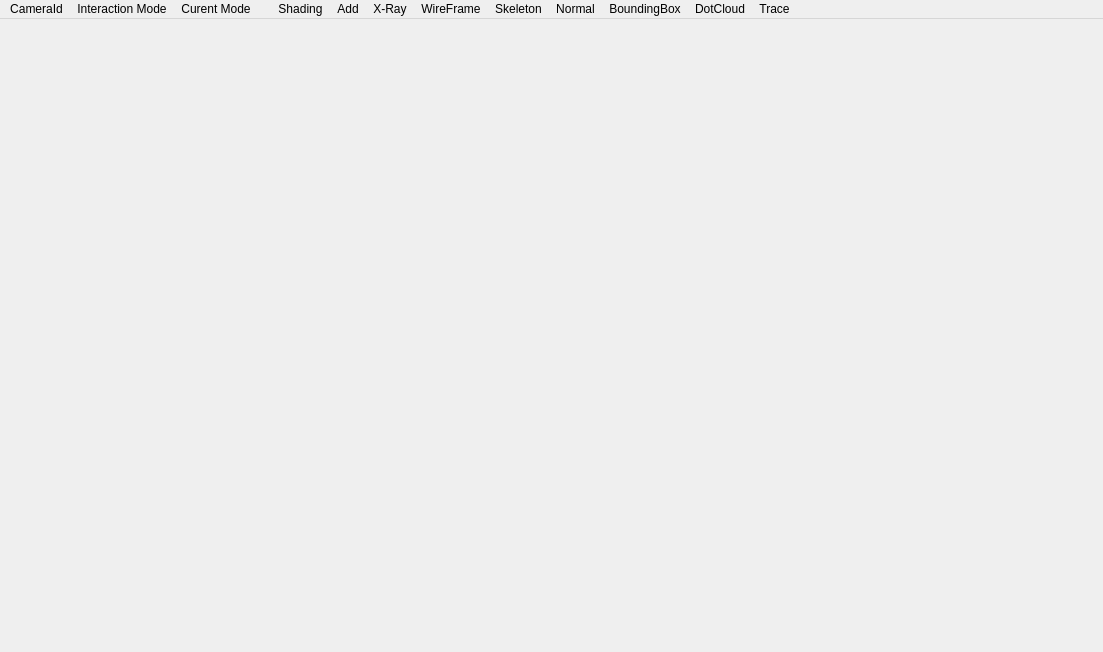
<?xml version="1.0" encoding="UTF-8"?>
<ui version="4.0">
 <class>MainWindow3dView</class>
 <widget class="QMainWindow" name="MainWindow3dView">
  <property name="geometry">
   <rect>
    <x>0</x>
    <y>0</y>
    <width>1103</width>
    <height>652</height>
   </rect>
  </property>
  <property name="windowTitle">
   <string>MainWindow</string>
  </property>
  <widget class="QWidget" name="centralwidget"/>
  <widget class="QMenuBar" name="menubar">
   <property name="geometry">
    <rect>
     <x>0</x>
     <y>0</y>
     <width>1103</width>
     <height>19</height>
    </rect>
   </property>
   <widget class="QMenu" name="menuShading">
    <property name="title">
     <string/>
    </property>
    <addaction name="actionSolid"/>
    <addaction name="actionLook_dev"/>
    <addaction name="actionRendered"/>
    <addaction name="actionNormal"/>
    <addaction name="actionDepth"/>
    <addaction name="actionVertexGroup"/>
    <addaction name="actionPnTriangle"/>
    <addaction name="separator"/>
    <addaction name="actionWireFrame"/>
    <addaction name="actionX_Rays"/>
    <addaction name="actionSkeleton"/>
    <addaction name="actionNormal_2"/>
    <addaction name="actionBoundingBox"/>
    <addaction name="actionDotCloud"/>
    <addaction name="actionIntersectRay"/>
   </widget>
   <widget class="QMenu" name="menuInteraction_Mode">
    <property name="title">
     <string>Interaction Mode</string>
    </property>
    <addaction name="actionObject_Mode"/>
    <addaction name="actionEdit_Mode"/>
    <addaction name="actionPose_Mode"/>
   </widget>
   <widget class="QMenu" name="menuShading_2">
    <property name="title">
     <string>Shading</string>
    </property>
   </widget>
   <widget class="QMenu" name="menuWireFrame">
    <property name="title">
     <string>WireFrame</string>
    </property>
   </widget>
   <widget class="QMenu" name="menuX_Ray">
    <property name="title">
     <string>X-Ray</string>
    </property>
   </widget>
   <widget class="QMenu" name="menuSkeleton">
    <property name="title">
     <string>Skeleton</string>
    </property>
   </widget>
   <widget class="QMenu" name="menuNormal">
    <property name="title">
     <string>Normal</string>
    </property>
   </widget>
   <widget class="QMenu" name="menuCurent_Mode">
    <property name="title">
     <string>Curent Mode</string>
    </property>
   </widget>
   <widget class="QMenu" name="menuBoundingBox">
    <property name="title">
     <string>BoundingBox</string>
    </property>
   </widget>
   <widget class="QMenu" name="menuDotCloud">
    <property name="title">
     <string>DotCloud</string>
    </property>
   </widget>
   <widget class="QMenu" name="menuAdd">
    <property name="title">
     <string>Add</string>
    </property>
    <widget class="QMenu" name="menuLight">
     <property name="title">
      <string>Light</string>
     </property>
     <addaction name="actionDir_Light"/>
     <addaction name="actionPoint_Light"/>
     <addaction name="actionSpot_Light"/>
     <addaction name="actionArea_Light"/>
    </widget>
    <widget class="QMenu" name="menuCurve">
     <property name="title">
      <string>Curve</string>
     </property>
     <widget class="QMenu" name="menuB_Spline">
      <property name="title">
       <string>B-Spline</string>
      </property>
      <addaction name="actionSpline"/>
      <addaction name="actionCircle"/>
      <addaction name="actionCircle8"/>
     </widget>
     <addaction name="menuB_Spline"/>
    </widget>
    <widget class="QMenu" name="menuSurface">
     <property name="title">
      <string>Surface</string>
     </property>
     <widget class="QMenu" name="menuB_Spline_2">
      <property name="title">
       <string>B-Spline</string>
      </property>
      <addaction name="separator"/>
      <addaction name="actionSphere"/>
      <addaction name="actionTomb"/>
      <addaction name="actionPlane"/>
      <addaction name="actionThor"/>
      <addaction name="actionPot"/>
     </widget>
     <addaction name="menuB_Spline_2"/>
    </widget>
    <addaction name="menuLight"/>
    <addaction name="menuCurve"/>
    <addaction name="menuSurface"/>
   </widget>
   <widget class="QMenu" name="menuIntersectRay">
    <property name="title">
     <string>Trace</string>
    </property>
   </widget>
   <widget class="QMenu" name="menuCameraId">
    <property name="title">
     <string>CameraId</string>
    </property>
   </widget>
   <addaction name="menuCameraId"/>
   <addaction name="menuInteraction_Mode"/>
   <addaction name="menuCurent_Mode"/>
   <addaction name="menuShading"/>
   <addaction name="menuShading_2"/>
   <addaction name="menuAdd"/>
   <addaction name="menuX_Ray"/>
   <addaction name="menuWireFrame"/>
   <addaction name="menuSkeleton"/>
   <addaction name="menuNormal"/>
   <addaction name="menuBoundingBox"/>
   <addaction name="menuDotCloud"/>
   <addaction name="menuIntersectRay"/>
  </widget>
  <action name="actionWireFrame">
   <property name="checkable">
    <bool>true</bool>
   </property>
   <property name="icon">
    <iconset resource="../../../../resources/resources.qrc">
     <normaloff>:/icons/wireframe.png</normaloff>:/icons/wireframe.png</iconset>
   </property>
   <property name="text">
    <string>Wireframe</string>
   </property>
  </action>
  <action name="actionSolid">
   <property name="icon">
    <iconset resource="../../../../resources/resources.qrc">
     <normaloff>:/icons/solid.png</normaloff>:/icons/solid.png</iconset>
   </property>
   <property name="text">
    <string>Solid</string>
   </property>
  </action>
  <action name="actionLook_dev">
   <property name="icon">
    <iconset resource="../../../../resources/resources.qrc">
     <normaloff>:/icons/lookDev.png</normaloff>:/icons/lookDev.png</iconset>
   </property>
   <property name="text">
    <string>Look Dev</string>
   </property>
  </action>
  <action name="actionRendered">
   <property name="icon">
    <iconset resource="../../../../resources/resources.qrc">
     <normaloff>:/icons/rendered.png</normaloff>:/icons/rendered.png</iconset>
   </property>
   <property name="text">
    <string>Rendered</string>
   </property>
  </action>
  <action name="actionObject_Mode">
   <property name="icon">
    <iconset resource="../../../../resources/resources.qrc">
     <normaloff>:/icons/object.png</normaloff>:/icons/object.png</iconset>
   </property>
   <property name="text">
    <string>Object Mode</string>
   </property>
  </action>
  <action name="actionEdit_Mode">
   <property name="icon">
    <iconset resource="../../../../resources/resources.qrc">
     <normaloff>:/icons/edit.png</normaloff>:/icons/edit.png</iconset>
   </property>
   <property name="text">
    <string>Edit Mode</string>
   </property>
  </action>
  <action name="actionPose_Mode">
   <property name="icon">
    <iconset resource="../../../../resources/resources.qrc">
     <normaloff>:/icons/poseMode.png</normaloff>:/icons/poseMode.png</iconset>
   </property>
   <property name="text">
    <string>Pose Mode</string>
   </property>
  </action>
  <action name="actionX_Rays">
   <property name="checkable">
    <bool>true</bool>
   </property>
   <property name="icon">
    <iconset resource="../../../../resources/resources.qrc">
     <normaloff>:/icons/xRays.png</normaloff>:/icons/xRays.png</iconset>
   </property>
   <property name="text">
    <string>X-Ray</string>
   </property>
  </action>
  <action name="actionNormal">
   <property name="icon">
    <iconset resource="../../../../resources/resources.qrc">
     <normaloff>:/icons/normal.png</normaloff>:/icons/normal.png</iconset>
   </property>
   <property name="text">
    <string>Normal</string>
   </property>
  </action>
  <action name="actionDepth">
   <property name="icon">
    <iconset resource="../../../../resources/resources.qrc">
     <normaloff>:/icons/depth.png</normaloff>:/icons/depth.png</iconset>
   </property>
   <property name="text">
    <string>Depth</string>
   </property>
  </action>
  <action name="actionSkeleton">
   <property name="checkable">
    <bool>true</bool>
   </property>
   <property name="icon">
    <iconset resource="../../../../resources/resources.qrc">
     <normaloff>:/icons/bones.png</normaloff>:/icons/bones.png</iconset>
   </property>
   <property name="text">
    <string>Skeleton</string>
   </property>
  </action>
  <action name="actionNormal_2">
   <property name="checkable">
    <bool>true</bool>
   </property>
   <property name="icon">
    <iconset resource="../../../../resources/resources.qrc">
     <normaloff>:/icons/normal.png</normaloff>:/icons/normal.png</iconset>
   </property>
   <property name="text">
    <string>Normal</string>
   </property>
  </action>
  <action name="actionBoundingBox">
   <property name="checkable">
    <bool>true</bool>
   </property>
   <property name="icon">
    <iconset resource="../../../../resources/resources.qrc">
     <normaloff>:/icons/boundingBox.png</normaloff>:/icons/boundingBox.png</iconset>
   </property>
   <property name="text">
    <string>BoundingBox</string>
   </property>
  </action>
  <action name="actionVertexGroup">
   <property name="icon">
    <iconset resource="../../../../resources/resources.qrc">
     <normaloff>:/icons/vertexGroups.png</normaloff>:/icons/vertexGroups.png</iconset>
   </property>
   <property name="text">
    <string>VertexGroup</string>
   </property>
  </action>
  <action name="actionDotCloud">
   <property name="checkable">
    <bool>true</bool>
   </property>
   <property name="icon">
    <iconset resource="../../../../resources/resources.qrc">
     <normaloff>:/icons/vertex.png</normaloff>:/icons/vertex.png</iconset>
   </property>
   <property name="text">
    <string>DotCloud</string>
   </property>
  </action>
  <action name="actionDir_Light">
   <property name="text">
    <string>Sun</string>
   </property>
  </action>
  <action name="actionPoint_Light">
   <property name="text">
    <string>Point</string>
   </property>
  </action>
  <action name="actionSpot_Light">
   <property name="text">
    <string>Spot</string>
   </property>
  </action>
  <action name="actionArea_Light">
   <property name="text">
    <string>Area</string>
   </property>
  </action>
  <action name="actionIntersectRay">
   <property name="checkable">
    <bool>true</bool>
   </property>
   <property name="icon">
    <iconset resource="../../../../resources/resources.qrc">
     <normaloff>:/icons/intersectRay.png</normaloff>:/icons/intersectRay.png</iconset>
   </property>
   <property name="text">
    <string>IntersectRay</string>
   </property>
  </action>
  <action name="actionSpline">
   <property name="text">
    <string>Spline</string>
   </property>
  </action>
  <action name="actionCircle">
   <property name="text">
    <string>Circle</string>
   </property>
  </action>
  <action name="actionSphere">
   <property name="text">
    <string>Sphere</string>
   </property>
  </action>
  <action name="actionTomb">
   <property name="text">
    <string>Tomb</string>
   </property>
  </action>
  <action name="actionCircle8">
   <property name="text">
    <string>Circle8</string>
   </property>
  </action>
  <action name="actionPlane">
   <property name="text">
    <string>Plane</string>
   </property>
  </action>
  <action name="actionThor">
   <property name="text">
    <string>Thor</string>
   </property>
  </action>
  <action name="actionPot">
   <property name="text">
    <string>Pot</string>
   </property>
  </action>
  <action name="actionPnTriangle">
   <property name="text">
    <string>PnTriangle</string>
   </property>
  </action>
 </widget>
 <resources>
  <include location="../../../../resources/resources.qrc"/>
 </resources>
 <connections/>
</ui>
